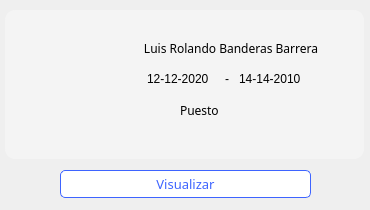
<?xml version="1.0" encoding="UTF-8"?>
<ui version="4.0">
 <class>administrador_tarjeta_justificacion_staf</class>
 <widget class="QWidget" name="administrador_tarjeta_justificacion_staf">
  <property name="geometry">
   <rect>
    <x>0</x>
    <y>0</y>
    <width>370</width>
    <height>210</height>
   </rect>
  </property>
  <property name="windowTitle">
   <string>Form</string>
  </property>
  <widget class="QLabel" name="label">
   <property name="geometry">
    <rect>
     <x>5</x>
     <y>10</y>
     <width>359</width>
     <height>149</height>
    </rect>
   </property>
   <property name="styleSheet">
    <string notr="true">background: #F4F4F4;
border-radius: 10px;</string>
   </property>
   <property name="text">
    <string/>
   </property>
  </widget>
  <widget class="QLabel" name="nombre_staff_lbl">
   <property name="geometry">
    <rect>
     <x>130</x>
     <y>40</y>
     <width>202</width>
     <height>16</height>
    </rect>
   </property>
   <property name="font">
    <font>
     <family>Montserrat</family>
    </font>
   </property>
   <property name="styleSheet">
    <string notr="true">background:none;</string>
   </property>
   <property name="text">
    <string>Luis Rolando Banderas Barrera</string>
   </property>
   <property name="alignment">
    <set>Qt::AlignCenter</set>
   </property>
  </widget>
  <widget class="QLabel" name="foto_staff_lbl">
   <property name="geometry">
    <rect>
     <x>20</x>
     <y>30</y>
     <width>100</width>
     <height>100</height>
    </rect>
   </property>
   <property name="styleSheet">
    <string notr="true">background:none;</string>
   </property>
   <property name="text">
    <string/>
   </property>
   <property name="pixmap">
    <pixmap resource="../../resources.qrc">:/imagenes/Imagenes/imgPrueba.png</pixmap>
   </property>
   <property name="scaledContents">
    <bool>true</bool>
   </property>
  </widget>
  <widget class="QPushButton" name="visualizar_justificacion_pbtn">
   <property name="geometry">
    <rect>
     <x>60</x>
     <y>170</y>
     <width>251</width>
     <height>28</height>
    </rect>
   </property>
   <property name="font">
    <font>
     <family>Montserrat</family>
     <pointsize>10</pointsize>
    </font>
   </property>
   <property name="styleSheet">
    <string notr="true">*{
	background-color: white;
	color: #3E64FF;
	border: 1px solid #3E64FF;
	border-radius: 5px;
	padding: 5px;
}

:hover{
	color: white;
	background-color: #3E64FF;
}</string>
   </property>
   <property name="text">
    <string>Visualizar</string>
   </property>
  </widget>
  <widget class="QLabel" name="puesto_lbl">
   <property name="geometry">
    <rect>
     <x>180</x>
     <y>100</y>
     <width>91</width>
     <height>20</height>
    </rect>
   </property>
   <property name="font">
    <font>
     <family>Montserrat</family>
    </font>
   </property>
   <property name="styleSheet">
    <string notr="true">background:none;</string>
   </property>
   <property name="text">
    <string>Puesto</string>
   </property>
  </widget>
  <widget class="QLabel" name="fecha_inicio_lbl">
   <property name="geometry">
    <rect>
     <x>147</x>
     <y>71</y>
     <width>70</width>
     <height>16</height>
    </rect>
   </property>
   <property name="styleSheet">
    <string notr="true">background:none;</string>
   </property>
   <property name="text">
    <string>12-12-2020</string>
   </property>
  </widget>
  <widget class="QLabel" name="label_4">
   <property name="geometry">
    <rect>
     <x>225</x>
     <y>71</y>
     <width>16</width>
     <height>16</height>
    </rect>
   </property>
   <property name="styleSheet">
    <string notr="true">background:none;</string>
   </property>
   <property name="text">
    <string>-</string>
   </property>
  </widget>
  <widget class="QLabel" name="fecha_fin_lbl">
   <property name="geometry">
    <rect>
     <x>239</x>
     <y>71</y>
     <width>81</width>
     <height>16</height>
    </rect>
   </property>
   <property name="styleSheet">
    <string notr="true">background:none;</string>
   </property>
   <property name="text">
    <string>14-14-2010</string>
   </property>
  </widget>
  <widget class="QLabel" name="id_permiso_lbl">
   <property name="geometry">
    <rect>
     <x>180</x>
     <y>130</y>
     <width>57</width>
     <height>16</height>
    </rect>
   </property>
   <property name="text">
    <string>idPermiso</string>
   </property>
  </widget>
  <zorder>id_permiso_lbl</zorder>
  <zorder>label</zorder>
  <zorder>nombre_staff_lbl</zorder>
  <zorder>foto_staff_lbl</zorder>
  <zorder>visualizar_justificacion_pbtn</zorder>
  <zorder>puesto_lbl</zorder>
  <zorder>fecha_inicio_lbl</zorder>
  <zorder>label_4</zorder>
  <zorder>fecha_fin_lbl</zorder>
 </widget>
 <resources>
  <include location="../../resources.qrc"/>
 </resources>
 <connections/>
</ui>
